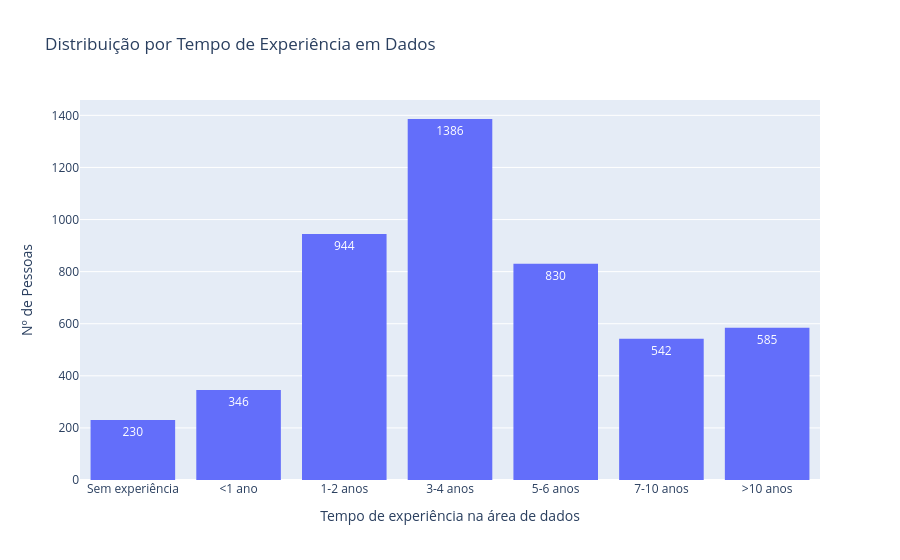

This figure's notebook cell:
### Code cell
# Mapeamento para rótulos simplificados
mapa_exp = {
    "Não tenho experiência na área de dados": "Sem experiência",
    "Menos de 1 ano": "<1 ano",
    "de 1 a 2 anos": "1-2 anos",
    "de 3 a 4 anos": "3-4 anos",
    "de 5 a 6 anos": "5-6 anos",
    "de 7 a 10 anos": "7-10 anos",
    "Mais de 10 anos": ">10 anos",
}

# Aplicando a coluna formatada
df["exp_dados_simplificado"] = df["2.i_tempo_de_experiencia_em_dados"].map(mapa_exp)

# Ordem das colunas
ordem_exp = [
    "Sem experiência",
    "<1 ano",
    "1-2 anos",
    "3-4 anos",
    "5-6 anos",
    "7-10 anos",
    ">10 anos",
]

# Distribuição por Tempo de Experiência em Dados
g4 = px.histogram(
    df,
    x="exp_dados_simplificado",
    category_orders={"exp_dados_simplificado": ordem_exp},
    title="Distribuição por Tempo de Experiência em Dados",
    labels={"exp_dados_simplificado": "Tempo de Experiência"},
    text_auto=True
)
g4.update_layout(
    xaxis_title="Tempo de experiência na área de dados", yaxis_title="Nº de Pessoas"
)
g4.show()

### Figure 1 — Plotly figure (JSON) as saved in the notebook; plotly's stock layout.template omitted (floating-point values rounded to 4 significant figures; data arrays with more than 128 entries replaced by an {"elided": "..."} marker saying what was removed)
{"data": [{"bingroup": "x", "hovertemplate": "Tempo de Experiência=%{x}<br>count=%{y}<extra></extra>", "legendgroup": "", "marker": {"color": "#636efa", "pattern": {"shape": ""}}, "name": "", "orientation": "v", "showlegend": false, "texttemplate": "%{value}", "type": "histogram", "x": {"elided": "5217 str values"}, "xaxis": "x", "yaxis": "y"}], "layout": {"barmode": "relative", "legend": {"tracegroupgap": 0}, "title": {"text": "Distribuição por Tempo de Experiência em Dados"}, "xaxis": {"anchor": "y", "categoryarray": ["Sem experiência", "<1 ano", "1-2 anos", "3-4 anos", "5-6 anos", "7-10 anos", ">10 anos"], "categoryorder": "array", "domain": [0, 1], "title": {"text": "Tempo de experiência na área de dados"}}, "yaxis": {"anchor": "x", "domain": [0, 1], "title": {"text": "Nº de Pessoas"}}}}
